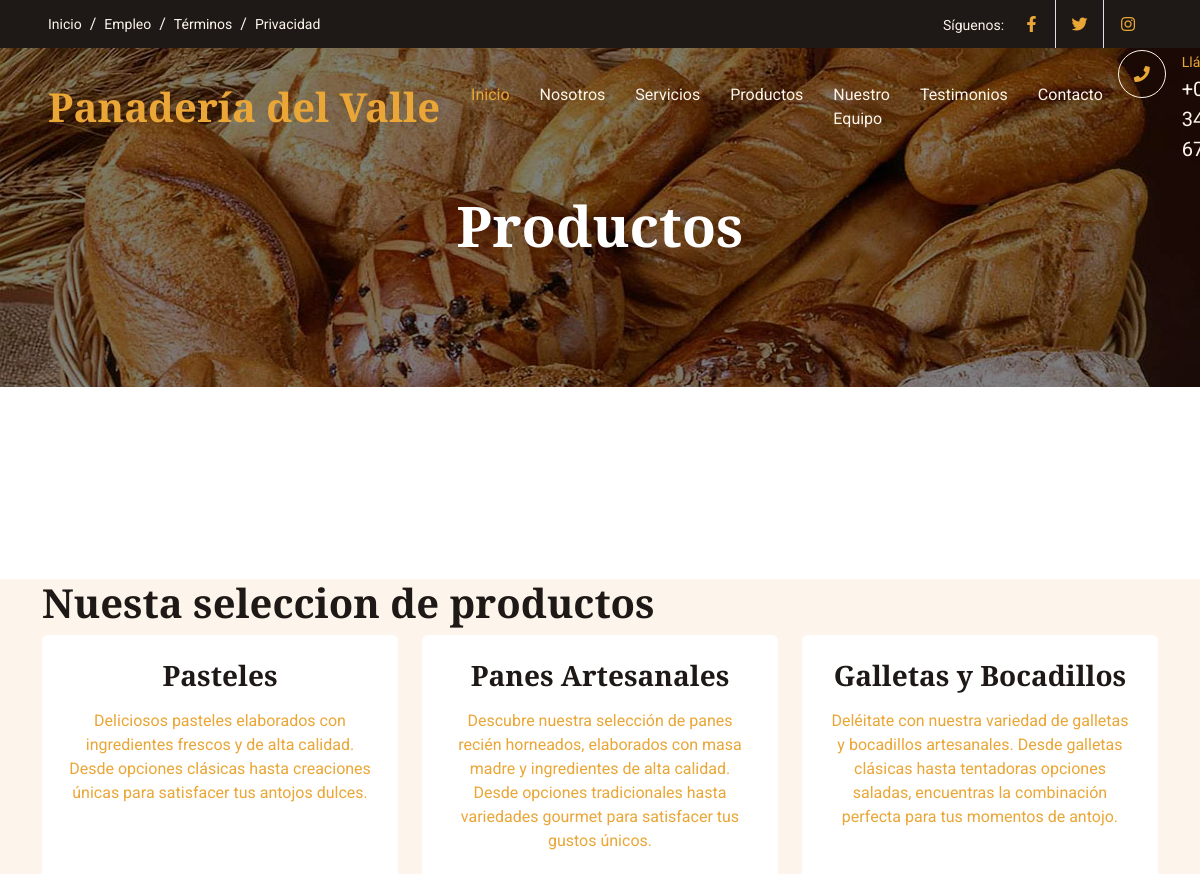
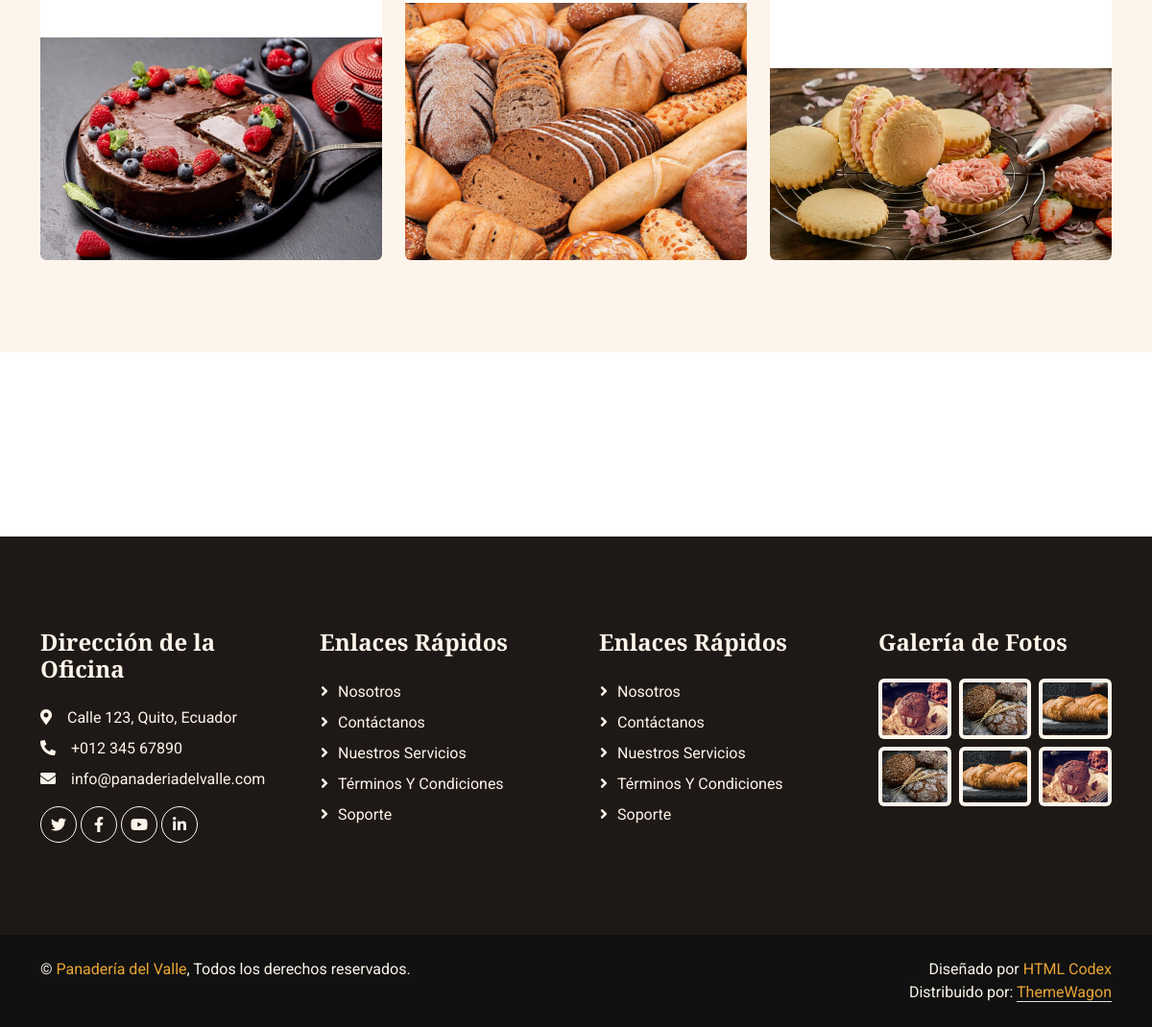
The app's page /product/ with its own data (2 pictures, top to bottom).
### products/models.py (models this page shows, shortened)
class Category(models.Model):
    name = models.CharField(max_length=50, verbose_name="Nombre")
    description = models.TextField(verbose_name="Descripción")
    image = models.ImageField(upload_to='category_images/', verbose_name="Imagen")
    created = models.DateField(auto_now_add=True, verbose_name="Fecha de creación")
    updated = models.DateField(auto_now=True, verbose_name="Fecha de edición")

### products/views.py (the view)
# urls.py: path('', category_products, name='products'),
def category_products(request, category_id=None):
    categories = Category.objects.all()
    if category_id:
        category = get_object_or_404(Category, pk=category_id)
        products = Product.objects.filter(category=category)
        return render(request, 'products/product.html', {'category': category, 'products': products})
    return render(request, 'products/product.html', {'categories': categories})

### social/processors.py (called while the page is built)
def ctx_dict(request):
    dict_social={}
    urls=Social.objects.all()
    for url in urls:
        dict_social[url.key]=url.url
    return dict_social

### products/templates/products/product.html (shortened to what this page needs)
{% extends "core/base.html" %}
{% block header_Title %}Productos{% endblock %}
{% block content %}
{% load static %}
<div class="container-xxl bg-light my-6 py-6 pt-0" style="margin: 12rem 0;">
<div class="container">
    <h1>Nuesta seleccion de productos</h1>
    <div class="row g-4">
        {% for category in categories %}
            <div class="col-lg-4 col-md-6 wow fadeInUp" data-wow-delay="0.1s">
                <a href="{% url 'product_details' category.id %}">
                    <div class="category-item d-flex flex-column bg-white rounded overflow-hidden h-100">
                        <div class="text-center p-4">
                            <h3 class="mb-3">{{ category.name }}</h3>
                            <span>{{ category.description }}</span>
                        </div>
                        <div class="position-relative mt-auto">
                            <img class="img-fluid" src="{{ category.image.url }}" alt="{{ category.name }}">
                        </div>
                    </div>
                </a>
            </div>
        {% endfor %}
    </div>
</div>
</div>
{% endblock %}

### core/static/core/css/style.css (style rules this page uses)
:root { --primary: #EAA636; --secondary: #545454; --light: #FDF5EB; --dark: #1E1916; }
.py-6 { padding-top: 6rem; padding-bottom: 6rem; }
.my-6 { margin-top: 6rem; margin-bottom: 6rem; }

### records on screen
Category: name "Pasteles", description "Deliciosos pasteles elaborados con ingredientes frescos y de alta calidad. Desde opciones clásicas hasta creaciones únicas para satisfacer tus antojos dulces.", image (picture)
Category: name "Panes Artesanales", description "Descubre nuestra selección de panes recién horneados, elaborados con masa madre y ingredientes de alta calidad. Desde opciones tradicionales hasta variedades gourmet para satisfacer tus gustos únicos.", image (picture)
Category: name "Galletas y Bocadillos", description "Deléitate con nuestra variedad de galletas y bocadillos artesanales. Desde galletas clásicas hasta tentadoras opciones saladas, encuentras la combinación perfecta para tus momentos de antojo.", image (picture)
